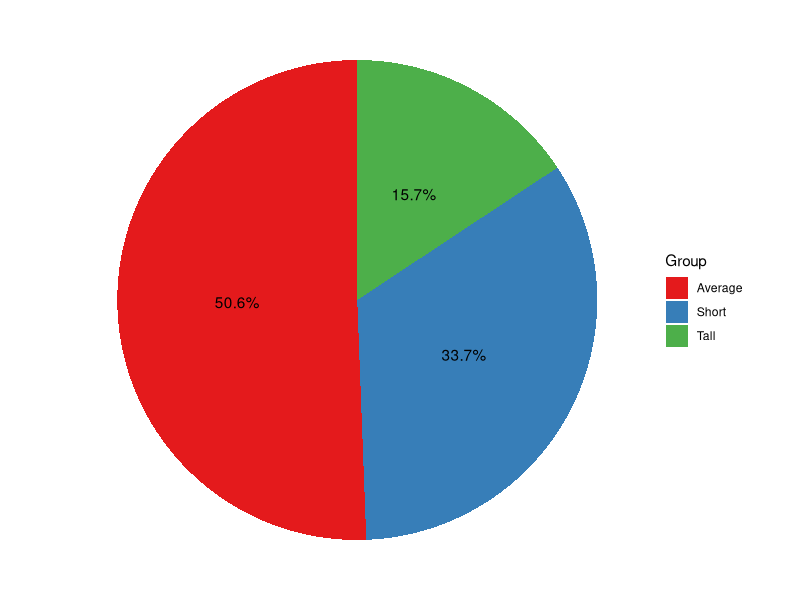

Generate this figure with R:

############################################################################
############################################################################
###                                                                      ###
###                            PIE CHART IN R                            ###
###                                                                      ###
############################################################################
############################################################################

library(tidyverse)

df <- data.frame(Group=c('Tall','Short','Average'),Height=c(14,30,45))


df %>%
  mutate(Percentage=round(prop.table(Height)*100,1)) %>%
  ggplot(aes(x = '',y = Percentage,fill=Group))+
  geom_bar(stat = 'identity',width = 1)+
  coord_polar(theta = 'y',direction = 1)+
  geom_text(aes(label=paste0(Percentage,'%')),position = position_stack(vjust = 0.5))+
  theme_void()+
  scale_fill_brewer(palette = 'Set1')


